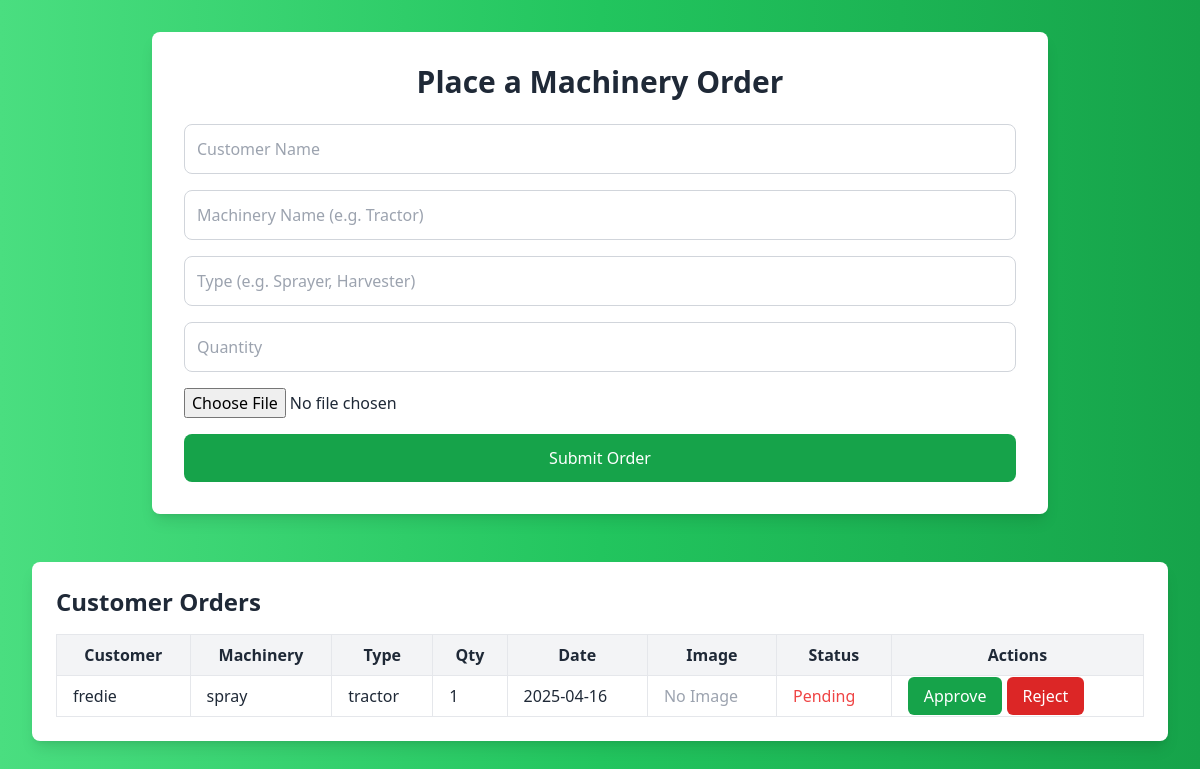
/customer_orders.php, run on the app's committed database.
### tables this page shows
CREATE TABLE `customer_orders` (
  `id` int(11) NOT NULL,
  `customer_name` varchar(100) NOT NULL,
  `machinery_name` varchar(100) NOT NULL,
  `machinery_type` varchar(100) DEFAULT NULL,
  `quantity` int(11) NOT NULL,
  `image` varchar(255) DEFAULT NULL,
  `order_date` date DEFAULT curdate(),
  `status` tinyint(1) DEFAULT 0
);

### customer_orders.php (the view, shortened to what this page needs)
<?php
$conn = new mysqli("localhost", "root", "", "inventory_systems");
$orders = $conn->query("SELECT * FROM customer_orders ORDER BY id DESC");
?>
<!DOCTYPE html>
<html lang="en">
<head>
    <script src="https://cdn.tailwindcss.com"></script>
</head>
<body class="bg-gradient-to-r from-green-400 via-green-500 to-green-600 min-h-screen p-8 text-white">
    <div class="max-w-4xl mx-auto bg-white text-gray-800 p-8 rounded-lg shadow-lg">
        <h2 class="text-3xl font-bold mb-6 text-center">Place a Machinery Order</h2>
        <form action="" method="POST" enctype="multipart/form-data" class="space-y-4">
            <input type="text" name="customer_name" placeholder="Customer Name" required class="w-full p-3 border border-gray-300 rounded-lg">
            <input type="text" name="machinery_name" placeholder="Machinery Name (e.g. Tractor)" required class="w-full p-3 border border-gray-300 rounded-lg">
            <input type="text" name="machinery_type" placeholder="Type (e.g. Sprayer, Harvester)" class="w-full p-3 border border-gray-300 rounded-lg">
            <input type="number" name="quantity" placeholder="Quantity" required class="w-full p-3 border border-gray-300 rounded-lg">
            <input type="file" name="image" accept="image/*" class="w-full">
            <button type="submit" class="w-full bg-green-600 text-white py-3 rounded-lg hover:bg-green-700 transition">Submit Order</button>
        </form>
    </div>
    <div class="max-w-6xl mx-auto mt-12 bg-white p-6 rounded-lg shadow-lg text-gray-800">
        <h2 class="text-2xl font-bold mb-4">Customer Orders</h2>
        <div class="overflow-x-auto">
            <table class="min-w-full border">
                <thead class="bg-gray-100">
                    <tr>
                        <th class="px-4 py-2 border">Customer</th>
                        <th class="px-4 py-2 border">Machinery</th>
                        <th class="px-4 py-2 border">Type</th>
                        <th class="px-4 py-2 border">Qty</th>
                        <th class="px-4 py-2 border">Date</th>
                        <th class="px-4 py-2 border">Image</th>
                        <th class="px-4 py-2 border">Status</th>
                        <th class="px-4 py-2 border">Actions</th>
                    </tr>
                </thead>
                <tbody>
                    <?php while ($row = $orders->fetch_assoc()): ?>
                        <tr>
                            <td class="px-4 py-2 border"><?= htmlspecialchars($row['customer_name']) ?></td>
                            <td class="px-4 py-2 border"><?= htmlspecialchars($row['machinery_name']) ?></td>
                            <td class="px-4 py-2 border"><?= htmlspecialchars($row['machinery_type']) ?></td>
                            <td class="px-4 py-2 border"><?= $row['quantity'] ?></td>
                            <td class="px-4 py-2 border"><?= $row['order_date'] ?></td>
                            <td class="px-4 py-2 border">
                                <?php if ($row['image']): ?>
                                    <img src="<?= $row['image'] ?>" alt="Machinery" class="w-20 h-16 object-cover rounded">
                                <?php else: ?>
                                    <span class="text-gray-400">No Image</span>
                                <?php endif; ?>
                            </td>
                            <td class="px-4 py-2 border">
                                <?php if ($row['status'] == 0): ?>
                                    <span class="text-red-500">Pending</span>
                                <?php else: ?>
                                    <span class="text-green-500">Approved</span>
                                <?php endif; ?>
                            </td>
                            <td class="px-4 py-2 border">
                                <?php if ($row['status'] == 0): ?>
                                    <a href="admin_manage_orders.php?approve=<?= $row['id'] ?>" class="bg-green-600 text-white px-4 py-2 rounded-md hover:bg-green-700 transition duration-200">Approve</a>
                                    <a href="admin_manage_orders.php?reject=<?= $row['id'] ?>" class="bg-red-600 text-white px-4 py-2 rounded-md hover:bg-red-700 transition duration-200">Reject</a>
                                <?php else: ?>
                                    <span class="text-gray-500">N/A</span>
                                <?php endif; ?>
                            </td>
                        </tr>
                    <?php endwhile; ?>
                </tbody>
            </table>
        </div>
    </div>
</body>
</html>

### data on the page
customer_orders: customer_name "fredie", machinery_name "spray", machinery_type "tractor", quantity "1", order_date "2025-04-16", image "No Image", status "Pending"
